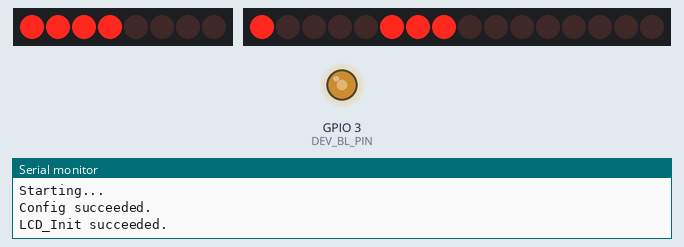
Recording of a sketch running on a simulated ESP8266 (NodeMCU). On the bench: 8 shift-register outputs drawn as a row of LEDs (first output left, lit = HIGH), 16 shift-register outputs drawn as a row of LEDs (first output left, lit = HIGH), output pins drawn as LEDs (lit = HIGH), the last lines printed to the serial monitor. Wiring (inferred from the names in the program): shift register (74HC595): latch GPIO 1; 2 × shift register (74HC595): latch D7. Wiring (inferred from the signals the program sends): 2 × row of LEDs: on Q0, Q1, Q2, Q3, Q4, Q5, Q6, Q7 / on Q0, Q1, Q2, Q3, Q4, Q5, Q6, Q7, Q8, Q9, Q10, Q11, Q12, Q13, Q14, Q15. Random numbers use the default seed unless the sketch sets one; pins used as bus, display or sensor lines are not drawn.

Above: at 4.7 s.
At 10.9 s:
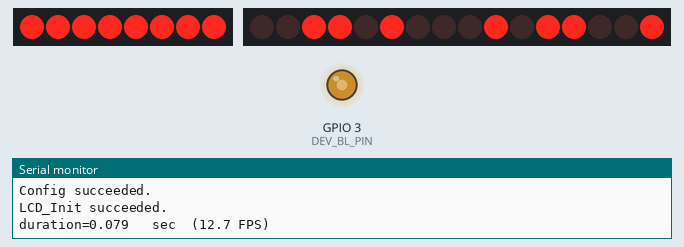
At 14.5 s:
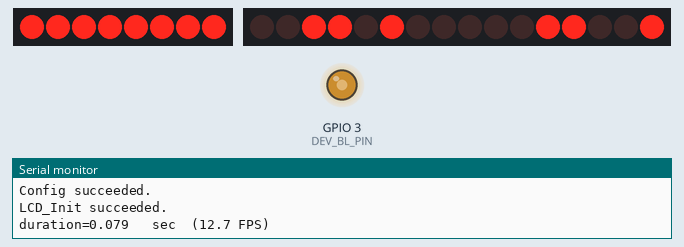
At 21.8 s:
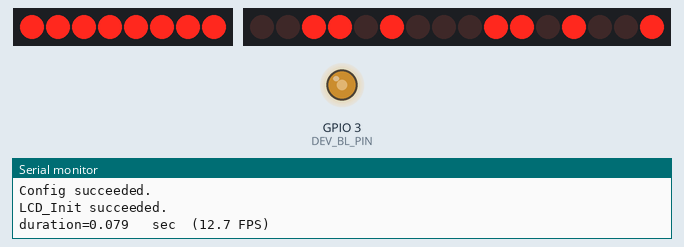
At 29.1 s:
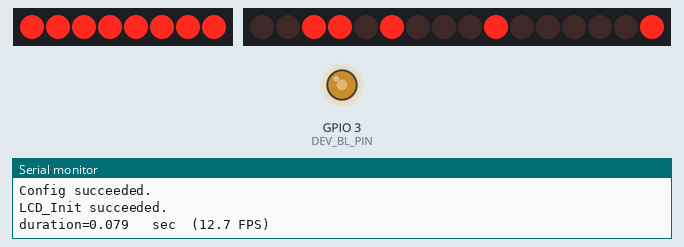
At 36.5 s:
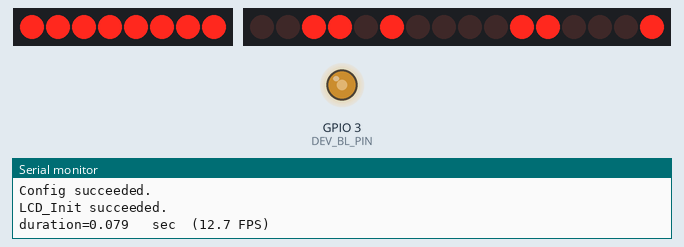
Timing chart, 0 to 38.0 s (numbered marks = the images above):
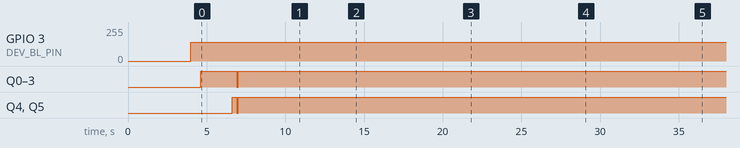

The sketch:

Rects40x30.ino
```cpp
// Generated by   : ImageConverter 565 Online
// Generated from : TwoRects.png
// Time generated : Thu, 06 Jun 24 17:30:25 +0200
// Image Size     : 40x30 pixels
// Memory usage   : 2400 bytes

const unsigned short twoRects40x30[1200] PROGMEM={
0xFFFF, 0xFFFF, 0xFFFF, 0xFFFF, 0xFFFF, 0xFFFF, 0xFFFF, 0xFFFF, 0xFFFF, 0xFFFF, 0xFFFF, 0xFFFF, 0xFFFF, 0xFFFF, 0xFFFF, 0xFFFF,   // 0x0010 (16) pixels
0xFFFF, 0xFFFF, 0xFFFF, 0xFFFF, 0xFFFF, 0xFFFF, 0xFFFF, 0xFFFF, 0xFFFF, 0xFFFF, 0xFFFF, 0xFFFF, 0xFFFF, 0xFFFF, 0xFFFF, 0xFFFF,   // 0x0020 (32) pixels
0xFFFF, 0xFFFF, 0xFFFF, 0xFFFF, 0xFFFF, 0xFFFF, 0xFFFF, 0xFFFF, 0xFFFF, 0xFFFF, 0xFFFF, 0xFFFF, 0xFFFF, 0xFFFF, 0xFFFF, 0xFFFF,   // 0x0030 (48) pixels
0xFFFF, 0xFFFF, 0xFFFF, 0xFFFF, 0xFFFF, 0xFFFF, 0xFFFF, 0xFFFF, 0xFFFF, 0xFFFF, 0xFFFF, 0xFFFF, 0xFFFF, 0xFFFF, 0xFFFF, 0xFFFF,   // 0x0040 (64) pixels
0xFFFF, 0xFFFF, 0xFFFF, 0xFFFF, 0xFFFF, 0xFFFF, 0xFFFF, 0xFFFF, 0xFFFF, 0xFFFF, 0xFFFF, 0xFFFF, 0xFFFF, 0xFFFF, 0xFFFF, 0xFFFF,   // 0x0050 (80) pixels
0xFFFF, 0xFFFF, 0xFFFF, 0xFFFF, 0xFFFF, 0xFFFF, 0xFFFF, 0xFFFF, 0xFFFF, 0xFFFF, 0xFFFF, 0xFFFF, 0xFFFF, 0xFFFF, 0xFFFF, 0xFFFF,   // 0x0060 (96) pixels
0xFFFF, 0xFFFF, 0xFFFF, 0xFFFF, 0xFFFF, 0xFFFF, 0xFFFF, 0xFFFF, 0xFFFF, 0xFFFF, 0xFFFF, 0xFFFF, 0xFFFF, 0xFFFF, 0xFFFF, 0xFFFF,   // 0x0070 (112) pixels
0xFFFF, 0xFFFF, 0xFFFF, 0xFFFF, 0xFFFF, 0xFFFF, 0xFFFF, 0xFFFF, 0xFFFF, 0xFFFF, 0xFFFF, 0xFFFF, 0xFFFF, 0xFFFF, 0xFFFF, 0xFFFF,   // 0x0080 (128) pixels
0xFFFF, 0xFFFF, 0xFFFF, 0xFFFF, 0xFFFF, 0xFFFF, 0xFFFF, 0xFFFF, 0xFFFF, 0xFFFF, 0xFFFF, 0xFFFF, 0xFFFF, 0xFFFF, 0xFFFF, 0xFFFF,   // 0x0090 (144) pixels
0xFFFF, 0xFFFF, 0xFFFF, 0xFFFF, 0xFFFF, 0xFFFF, 0xFFFF, 0xFFFF, 0xFFFF, 0xFFFF, 0xFFFF, 0xFFFF, 0xFFFF, 0xFFFF, 0xFFFF, 0xFFFF,   // 0x00A0 (160) pixels
0xFFFF, 0xFFFF, 0xFFFF, 0xFFFF, 0xFFFF, 0xFFFF, 0xFFFF, 0xFFFF, 0xFFFF, 0xFFFF, 0xFFFF, 0xFFFF, 0xFFFF, 0xFFFF, 0xFFFF, 0xFFFF,   // 0x00B0 (176) pixels
0xFFFF, 0xFFFF, 0xFFFF, 0xFFFF, 0xFFFF, 0xFFFF, 0xFFFF, 0xFFFF, 0xFFFF, 0xFFFF, 0xFFFF, 0xFFFF, 0xFFFF, 0xFFFF, 0xFFFF, 0xFFFF,   // 0x00C0 (192) pixels
0xFFFF, 0xFFFF, 0xFFFF, 0xFFFF, 0xFFFF, 0xFFFF, 0xFFFF, 0xFFFF, 0xFFFF, 0xFFFF, 0xFFFF, 0x601F, 0x601F, 0x601F, 0x601F, 0x601F,   // 0x00D0 (208) pixels
0x601F, 0x601F, 0x601F, 0x601F, 0x601F, 0x601F, 0x601F, 0x601F, 0x601F, 0x601F, 0xFFFF, 0xFFFF, 0xFFFF, 0xFFFF, 0xFFFF, 0xFFFF,   // 0x00E0 (224) pixels
0xFFFF, 0xFFFF, 0xFFFF, 0xFFFF, 0xFFFF, 0xFFFF, 0xFFFF, 0xFFFF, 0xFFFF, 0xFFFF, 0xFFFF, 0xFFFF, 0xFFFF, 0xFFFF, 0xFFFF, 0xFFFF,   // 0x00F0 (240) pixels
0xFFFF, 0xFFFF, 0xFFFF, 0x601F, 0x601F, 0x601F, 0x601F, 0x601F, 0x601F, 0x601F, 0x601F, 0x601F, 0x601F, 0x601F, 0x601F, 0x601F,   // 0x0100 (256) pixels
0x601F, 0x601F, 0xFFFF, 0xFFFF, 0xFFFF, 0xFFFF, 0xFFFF, 0xFFFF, 0xFFFF, 0xFFFF, 0xFFFF, 0xFFFF, 0xFFFF, 0xFFFF, 0xFFFF, 0xFFFF,   // 0x0110 (272) pixels
0xFFFF, 0xFFFF, 0xFFFF, 0xFFFF, 0xFFFF, 0xFFFF, 0xFFFF, 0xFFFF, 0xFFFF, 0xFFFF, 0xFFFF, 0x601F, 0x601F, 0x601F, 0x601F, 0x601F,   // 0x0120 (288) pixels
0x601F, 0x601F, 0x601F, 0x601F, 0x601F, 0x601F, 0x601F, 0x601F, 0x601F, 0x601F, 0xFFFF, 0xFFFF, 0xFFFF, 0xFFFF, 0xFFFF, 0xFFFF,   // 0x0130 (304) pixels
0xFFFF, 0xFFFF, 0xFFFF, 0xFFFF, 0xFFFF, 0xFFFF, 0xFFFF, 0xFFFF, 0xFFFF, 0xFFFF, 0xFFFF, 0xFFFF, 0xFFFF, 0xFFFF, 0xFFFF, 0xFFFF,   // 0x0140 (320) pixels
0xFFFF, 0xFFFF, 0xFFFF, 0x601F, 0x601F, 0x601F, 0xFFFF, 0xFFFF, 0xFFFF, 0xFFFF, 0xFFFF, 0xFFFF, 0xFFFF, 0xFFFF, 0xFFFF, 0x601F,   // 0x0150 (336) pixels
0x601F, 0x601F, 0xFFFF, 0xFFFF, 0xFFFF, 0xFFFF, 0xFFFF, 0xFFFF, 0xFFFF, 0xFFFF, 0xFFFF, 0xFFFF, 0xFFFF, 0xFFFF, 0xFFFF, 0xFFFF,   // 0x0160 (352) pixels
0xFFFF, 0xFFFF, 0xFFFF, 0xFFFF, 0xFFFF, 0xFFFF, 0xFFFF, 0xFFFF, 0xFFFF, 0xFFFF, 0xFFFF, 0x601F, 0x601F, 0x601F, 0xFFFF, 0xFFFF,   // 0x0170 (368) pixels
0xFFFF, 0xFFFF, 0xFFFF, 0xFFFF, 0xFFFF, 0xFFFF, 0xFFFF, 0x601F, 0x601F, 0x601F, 0xF800, 0xF800, 0xF800, 0xF800, 0xF800, 0xF800,   // 0x0180 (384) pixels
0xF800, 0xF800, 0xF800, 0xF800, 0xF800, 0xF800, 0xF800, 0xF800, 0xF800, 0xF800, 0xF800, 0xF800, 0xF800, 0xF800, 0xF904, 0xFFFF,   // 0x0190 (400) pixels
0xFFFF, 0xFFFF, 0xFFFF, 0x601F, 0x601F, 0x601F, 0xFFFF, 0xFFFF, 0xFFFF, 0xFFFF, 0xFFFF, 0xFFFF, 0xFFFF, 0xFFFF, 0xFFFF, 0x601F,   // 0x01A0 (416) pixels
0x601F, 0x601F, 0xF800, 0xF800, 0xF800, 0xF800, 0xF800, 0xF800, 0xF800, 0xF800, 0xF800, 0xF800, 0xF800, 0xF800, 0xF800, 0xF800,   // 0x01B0 (432) pixels
0xF800, 0xF800, 0xF800, 0xF800, 0xF800, 0xF800, 0xF904, 0xFFFF, 0xFFFF, 0xFFFF, 0xFFFF, 0x601F, 0x601F, 0x601F, 0xFFFF, 0xFFFF,   // 0x01C0 (448) pixels
0xFFFF, 0xFFFF, 0xFFFF, 0xFFFF, 0xFFFF, 0xFFFF, 0xFFFF, 0x601F, 0x601F, 0x601F, 0xF800, 0xF800, 0xFFFF, 0xFFFF, 0xFFFF, 0xFFFF,   // 0x01D0 (464) pixels
0xFFFF, 0xFFFF, 0xFFFF, 0xFFFF, 0xFFFF, 0xFFFF, 0xFFFF, 0xFFFF, 0xFFFF, 0xFFFF, 0xFFFF, 0xFFFF, 0xFFFF, 0xF800, 0xF904, 0xFFFF,   // 0x01E0 (480) pixels
0xFFFF, 0xFFFF, 0xFFFF, 0x601F, 0x601F, 0x601F, 0xFFFF, 0xFFFF, 0xFFFF, 0xFFFF, 0xFFFF, 0xFFFF, 0xFFFF, 0xFFFF, 0xFFFF, 0x601F,   // 0x01F0 (496) pixels
0x601F, 0x601F, 0xF800, 0xF800, 0xFFFF, 0xFFFF, 0xFFFF, 0xFFFF, 0xFFFF, 0xFFFF, 0xFFFF, 0xFFFF, 0xFFFF, 0xFFFF, 0xFFFF, 0xFFFF,   // 0x0200 (512) pixels
0xFFFF, 0xFFFF, 0xFFFF, 0xFFFF, 0xFFFF, 0xF800, 0xF904, 0xFFFF, 0xFFFF, 0xFFFF, 0xFFFF, 0x601F, 0x601F, 0x601F, 0xFFFF, 0xFFFF,   // 0x0210 (528) pixels
0xFFFF, 0xFFFF, 0xFFFF, 0xFFFF, 0xFFFF, 0xFFFF, 0xFFFF, 0x601F, 0x601F, 0x601F, 0xF800, 0xF800, 0xFFFF, 0xFFFF, 0xFFFF, 0xFFFF,   // 0x0220 (544) pixels
0xFFFF, 0xFFFF, 0xFFFF, 0xFFFF, 0xFFFF, 0xFFFF, 0xFFFF, 0xFFFF, 0xFFFF, 0xFFFF, 0xFFFF, 0xFFFF, 0xFFFF, 0xF800, 0xF904, 0xFFFF,   // 0x0230 (560) pixels
0xFFFF, 0xFFFF, 0xFFFF, 0x601F, 0x601F, 0x601F, 0xFFFF, 0xFFFF, 0xFFFF, 0xFFFF, 0xFFFF, 0xFFFF, 0xFFFF, 0xFFFF, 0xFFFF, 0x601F,   // 0x0240 (576) pixels
0x601F, 0x601F, 0xF800, 0xF800, 0xFFFF, 0xFFFF, 0xFFFF, 0xFFFF, 0xFFFF, 0xFFFF, 0xFFFF, 0xFFFF, 0xFFFF, 0xFFFF, 0xFFFF, 0xFFFF,   // 0x0250 (592) pixels
0xFFFF, 0xFFFF, 0xFFFF, 0xFFFF, 0xFFFF, 0xF800, 0xF904, 0xFFFF, 0xFFFF, 0xFFFF, 0xFFFF, 0x601F, 0x601F, 0x601F, 0xFFFF, 0xFFFF,   // 0x0260 (608) pixels
0xFFFF, 0xFFFF, 0xFFFF, 0xFFFF, 0xFFFF, 0xFFFF, 0xFFFF, 0x601F, 0x601F, 0x601F, 0xF800, 0xF800, 0xFFFF, 0xFFFF, 0xFFFF, 0xFFFF,   // 0x0270 (624) pixels
0xFFFF, 0xFFFF, 0xFFFF, 0xFFFF, 0xFFFF, 0xFFFF, 0xFFFF, 0xFFFF, 0xFFFF, 0xFFFF, 0xFFFF, 0xFFFF, 0xFFFF, 0xF800, 0xF904, 0xFFFF,   // 0x0280 (640) pixels
0xFFFF, 0xFFFF, 0xFFFF, 0x601F, 0x601F, 0x601F, 0xFFFF, 0xFFFF, 0xFFFF, 0xFFFF, 0xFFFF, 0xFFFF, 0xFFFF, 0xFFFF, 0xFFFF, 0x601F,   // 0x0290 (656) pixels
0x601F, 0x601F, 0xF800, 0xF800, 0xFFFF, 0xFFFF, 0xFFFF, 0xFFFF, 0xFFFF, 0xFFFF, 0xFFFF, 0xFFFF, 0xFFFF, 0xFFFF, 0xFFFF, 0xFFFF,   // 0x02A0 (672) pixels
0xFFFF, 0xFFFF, 0xFFFF, 0xFFFF, 0xFFFF, 0xF800, 0xF904, 0xFFFF, 0xFFFF, 0xFFFF, 0xFFFF, 0x601F, 0x601F, 0x601F, 0xFFFF, 0xFFFF,   // 0x02B0 (688) pixels
0xFFFF, 0xFFFF, 0xFFFF, 0xFFFF, 0xFFFF, 0xFFFF, 0xFFFF, 0x601F, 0x601F, 0x601F, 0xF800, 0xF800, 0xF800, 0xF800, 0xF800, 0xF800,   // 0x02C0 (704) pixels
0xF800, 0xF800, 0xF800, 0xF800, 0xF800, 0xF800, 0xF800, 0xF800, 0xF800, 0xF800, 0xF800, 0xF800, 0xF800, 0xF800, 0xF904, 0xFFFF,   // 0x02D0 (720) pixels
0xFFFF, 0xFFFF, 0xFFFF, 0x601F, 0x601F, 0x601F, 0xFFFF, 0xFFFF, 0xFFFF, 0xFFFF, 0xFFFF, 0xFFFF, 0xFFFF, 0xFFFF, 0xFFFF, 0x601F,   // 0x02E0 (736) pixels
0x601F, 0x601F, 0xF800, 0xF800, 0xF800, 0xF800, 0xF800, 0xF800, 0xF800, 0xF800, 0xF800, 0xF800, 0xF800, 0xF800, 0xF800, 0xF800,   // 0x02F0 (752) pixels
0xF800, 0xF800, 0xF800, 0xF800, 0xF800, 0xF800, 0xF904, 0xFFFF, 0xFFFF, 0xFFFF, 0xFFFF, 0x601F, 0x601F, 0x601F, 0xFFFF, 0xFFFF,   // 0x0300 (768) pixels
0xFFFF, 0xFFFF, 0xFFFF, 0xFFFF, 0xFFFF, 0xFFFF, 0xFFFF, 0x601F, 0x601F, 0x601F, 0xFFFF, 0xFFFF, 0xFFFF, 0xFFFF, 0xFFFF, 0xFFFF,   // 0x0310 (784) pixels
0xFFFF, 0xFFFF, 0xFFFF, 0xFFFF, 0xFFFF, 0xFFFF, 0xFFFF, 0xFFFF, 0xFFFF, 0xFFFF, 0xFFFF, 0xFFFF, 0xFFFF, 0xFFFF, 0xFFFF, 0xFFFF,   // 0x0320 (800) pixels
0xFFFF, 0xFFFF, 0xFFFF, 0x601F, 0x601F, 0x601F, 0x601F, 0x601F, 0x601F, 0x601F, 0x601F, 0x601F, 0x601F, 0x601F, 0x601F, 0x601F,   // 0x0330 (816) pixels
0x601F, 0x601F, 0xFFFF, 0xFFFF, 0xFFFF, 0xFFFF, 0xFFFF, 0xFFFF, 0xFFFF, 0xFFFF, 0xFFFF, 0xFFFF, 0xFFFF, 0xFFFF, 0xFFFF, 0xFFFF,   // 0x0340 (832) pixels
0xFFFF, 0xFFFF, 0xFFFF, 0xFFFF, 0xFFFF, 0xFFFF, 0xFFFF, 0xFFFF, 0xFFFF, 0xFFFF, 0xFFFF, 0x601F, 0x601F, 0x601F, 0x601F, 0x601F,   // 0x0350 (848) pixels
0x601F, 0x601F, 0x601F, 0x601F, 0x601F, 0x601F, 0x601F, 0x601F, 0x601F, 0x601F, 0xFFFF, 0xFFFF, 0xFFFF, 0xFFFF, 0xFFFF, 0xFFFF,   // 0x0360 (864) pixels
0xFFFF, 0xFFFF, 0xFFFF, 0xFFFF, 0xFFFF, 0xFFFF, 0xFFFF, 0xFFFF, 0xFFFF, 0xFFFF, 0xFFFF, 0xFFFF, 0xFFFF, 0xFFFF, 0xFFFF, 0xFFFF,   // 0x0370 (880) pixels
0xFFFF, 0xFFFF, 0xFFFF, 0x601F, 0x601F, 0x601F, 0x601F, 0x601F, 0x601F, 0x601F, 0x601F, 0x601F, 0x601F, 0x601F, 0x601F, 0x601F,   // 0x0380 (896) pixels
0x601F, 0x601F, 0xFFFF, 0xFFFF, 0xFFFF, 0xFFFF, 0xFFFF, 0xFFFF, 0xFFFF, 0xFFFF, 0xFFFF, 0xFFFF, 0xFFFF, 0xFFFF, 0xFFFF, 0xFFFF,   // 0x0390 (912) pixels
0xFFFF, 0xFFFF, 0xFFFF, 0xFFFF, 0xFFFF, 0xFFFF, 0xFFFF, 0xFFFF, 0xFFFF, 0xFFFF, 0xFFFF, 0xFFFF, 0xFFFF, 0xFFFF, 0xFFFF, 0xFFFF,   // 0x03A0 (928) pixels
0xFFFF, 0xFFFF, 0xFFFF, 0xFFFF, 0xFFFF, 0xFFFF, 0xFFFF, 0xFFFF, 0xFFFF, 0xFFFF, 0xFFFF, 0xFFFF, 0xFFFF, 0xFFFF, 0xFFFF, 0xFFFF,   // 0x03B0 (944) pixels
0xFFFF, 0xFFFF, 0xFFFF, 0xFFFF, 0xFFFF, 0xFFFF, 0xFFFF, 0xFFFF, 0xFFFF, 0xFFFF, 0xFFFF, 0xFFFF, 0xFFFF, 0xFFFF, 0xFFFF, 0xFFFF,   // 0x03C0 (960) pixels
0xFFFF, 0xFFFF, 0xFFFF, 0xFFFF, 0xFFFF, 0xFFFF, 0xFFFF, 0xFFFF, 0xFFFF, 0xFFFF, 0xFFFF, 0xFFFF, 0xFFFF, 0xFFFF, 0xFFFF, 0xFFFF,   // 0x03D0 (976) pixels
0xFFFF, 0xFFFF, 0xFFFF, 0xFFFF, 0xFFFF, 0xFFFF, 0xFFFF, 0xFFFF, 0xFFFF, 0xFFFF, 0xFFFF, 0xFFFF, 0xFFFF, 0xFFFF, 0xFFFF, 0xFFFF,   // 0x03E0 (992) pixels
0xFFFF, 0xFFFF, 0xFFFF, 0xFFFF, 0xFFFF, 0xFFFF, 0xFFFF, 0xFFFF, 0xFFFF, 0xFFFF, 0xFFFF, 0xFFFF, 0xFFFF, 0xFFFF, 0xFFFF, 0xFFFF,   // 0x03F0 (1008) pixels
0xFFFF, 0xFFFF, 0xFFFF, 0xFFFF, 0xFFFF, 0xFFFF, 0xFFFF, 0xFFFF, 0xFFFF, 0xFFFF, 0xFFFF, 0xFFFF, 0xFFFF, 0xFFFF, 0xFFFF, 0xFFFF,   // 0x0400 (1024) pixels
0xFFFF, 0xFFFF, 0xFFFF, 0xFFFF, 0xFFFF, 0xFFFF, 0xFFFF, 0xFFFF, 0xFFFF, 0xFFFF, 0xFFFF, 0xFFFF, 0xFFFF, 0xFFFF, 0xFFFF, 0xFFFF,   // 0x0410 (1040) pixels
0xFFFF, 0xFFFF, 0xFFFF, 0xFFFF, 0xFFFF, 0xFFFF, 0xFFFF, 0xFFFF, 0xFFFF, 0xFFFF, 0xFFFF, 0xFFFF, 0xFFFF, 0xFFFF, 0xFFFF, 0xFFFF,   // 0x0420 (1056) pixels
0xFFFF, 0xFFFF, 0xFFFF, 0xFFFF, 0xFFFF, 0xFFFF, 0xFFFF, 0xFFFF, 0xFFFF, 0xFFFF, 0xFFFF, 0xFFFF, 0xFFFF, 0xFFFF, 0xFFFF, 0xFFFF,   // 0x0430 (1072) pixels
0xFFFF, 0xFFFF, 0xFFFF, 0xFFFF, 0xFFFF, 0xFFFF, 0xFFFF, 0xFFFF, 0xFFFF, 0xFFFF, 0xFFFF, 0xFFFF, 0xFFFF, 0xFFFF, 0xFFFF, 0xFFFF,   // 0x0440 (1088) pixels
0xFFFF, 0xFFFF, 0xFFFF, 0xFFFF, 0xFFFF, 0xFFFF, 0xFFFF, 0xFFFF, 0xFFFF, 0xFFFF, 0xFFFF, 0xFFFF, 0xFFFF, 0xFFFF, 0xFFFF, 0xFFFF,   // 0x0450 (1104) pixels
0xFFFF, 0xFFFF, 0xFFFF, 0xFFFF, 0xFFFF, 0xFFFF, 0xFFFF, 0xFFFF, 0xFFFF, 0xFFFF, 0xFFFF, 0xFFFF, 0xFFFF, 0xFFFF, 0xFFFF, 0xFFFF,   // 0x0460 (1120) pixels
0xFFFF, 0xFFFF, 0xFFFF, 0xFFFF, 0xFFFF, 0xFFFF, 0xFFFF, 0xFFFF, 0xFFFF, 0xFFFF, 0xFFFF, 0xFFFF, 0xFFFF, 0xFFFF, 0xFFFF, 0xFFFF,   // 0x0470 (1136) pixels
0xFFFF, 0xFFFF, 0xFFFF, 0xFFFF, 0xFFFF, 0xFFFF, 0xFFFF, 0xFFFF, 0xFFFF, 0xFFFF, 0xFFFF, 0xFFFF, 0xFFFF, 0xFFFF, 0xFFFF, 0xFFFF,   // 0x0480 (1152) pixels
0xFFFF, 0xFFFF, 0xFFFF, 0xFFFF, 0xFFFF, 0xFFFF, 0xFFFF, 0xFFFF, 0xFFFF, 0xFFFF, 0xFFFF, 0xFFFF, 0xFFFF, 0xFFFF, 0xFFFF, 0xFFFF,   // 0x0490 (1168) pixels
0xFFFF, 0xFFFF, 0xFFFF, 0xFFFF, 0xFFFF, 0xFFFF, 0xFFFF, 0xFFFF, 0xFFFF, 0xFFFF, 0xFFFF, 0xFFFF, 0xFFFF, 0xFFFF, 0xFFFF, 0xFFFF,   // 0x04A0 (1184) pixels
0xFFFF, 0xFFFF, 0xFFFF, 0xFFFF, 0xFFFF, 0xFFFF, 0xFFFF, 0xFFFF, 0xFFFF, 0xFFFF, 0xFFFF, 0xFFFF, 0xFFFF, 0xFFFF, 0xFFFF, 0xFFFF,   // 0x04B0 (1200) pixels
};
```

ILI.ino
```cpp
#define SetColumnAddress          0x2A // Column Address Set
#define SetPageAddress            0x2B // Page Address Set
#define WriteFrameMemory          0x2C // Memory Write
#define SetPartialArea            0x30 // SetPartialArea (ILI page 118) also known as PLTAR
#define TurnOnPartialDisplayMode  0x12 // Partial Mode ON
#define TurnOnNormalDisplayMode   0x13 // Normal Display Mode ON (NORON), turns off partial display mode
#define RAMRD                     0x2E // Memory Read (unused)
#define MADCTL                    0x36 // Memory Access Control

// Specify names for some colors

#define WHITE         0xFFFF
#define BLACK         0x0000
#define BLUE          0x001F
#define BRED          0XF81F
#define GRED          0XFFE0
#define GBLUE         0X07FF
#define RED           0xF800
#define MAGENTA       0xF81F
#define GREEN         0x07E0
#define CYAN          0x7FFF
#define YELLOW        0xFFE0
#define BROWN         0XBC40
#define BRRED         0XFC07
#define GRAY          0X8430
#define DARKBLUE      0X01CF
#define LIGHTBLUE     0X7D7C
#define GRAYBLUE      0X5458
#define LIGHTGREEN    0X841F
#define LGRAY         0XC618
#define LGRAYBLUE     0XA651
#define LBBLUE        0X2B12

/*
 *  Other ILI commands (not used in this demo code):
 *
 *  Page numbers refer to the ILI9341 data sheet version 1.11.
 */

#define ILI9341_SLPOUT      0x11      // Sleep Out                           (page 101) - initialization command 1
#define ILI9341_PTLON       0x12      // Partial Mode ON                     (page 103) - not currently used
#define ILI9341_NORON       0x13      // Normal Display Mode ON              (page 104) - not currently used
#define ILI9341_GAMMASET    0x26      // Gamma Set                           (page 107) - initialization command 18
#define ILI9341_DISPON      0x29      // Display ON                          (page 109) - initialization command 21
#define ILI9341_CASET       0x2A      // Column Address Set                  (page 110) - used during writes
#define ILI9341_PASET       0x2B      // Page Address Set                    (page 112) - used during writes
#define ILI9341_RAMWR       0x2C      // Memory Write / Write Frame Memory   (page 114) - used during writes
#define ILI9341_PTLAR       0x30      // Set Partial Area                    (page 118) - not currently used
#define ILI9341_MADCTL      0x36      // Memory Access Control               (page 127) - initialization command 13
#define ILI9341_PIXFMT      0x3A      // COLMOD: Pixel Format Set            (page 134) - initialization command 12
#define ILI9341_FRMCTR1     0xB1      // Frame Rate Control for normal mode  (page 155) - initialization command 14
#define ILI9341_DFUNCTR     0xB6      // Display Function Control            (page 164) - initialization command 15
#define ILI9341_PWCTR1      0xC0      // Power Control 1                     (page 178) - initialization command 8
#define ILI9341_PWCTR2      0xC1      // Power Control 2                     (page 179) - initialization command 9
#define ILI9341_VMCTR1      0xC5      // VCOM Control 1                      (page 180) - initialization command 10
#define ILI9341_VMCTR2      0xC7      // VCOM Control 2                      (page 182) - initialization command 11
#define ILI9341_GMCTRP1     0xE0      // Positive Gamma Correction           (page 188) - initialization command 19
#define ILI9341_GMCTRN1     0xE1      // Negative Gamma Correction           (page 189) - initialization command 20

/*
 *    The following commands are not in the Adafruit ILI9341 header:
 */

#define ILI9341_STS         0x44      // Set tear scanline                    (page 139) - initialization command 16
#define ILI9341_PCA         0xCB      // Power Control A                      (page 195) - initialization command 5
#define ILI9341_PCB         0xCF      // Power Control B                      (page 196) - initialization command 2
#define ILI9341_DTCA        0xE8      // Driver Timing Control A              (page 197) - initialization command 4
#define ILI9341_DTCB        0xEA      // Driver Timing Control B              (page 199) - initialization command 7
#define ILI9341_POSC        0xED      // Power On Sequence Control            (page 200) - initialization command 3
#define ILI9341_GAMMA3SET   0xF2      // 3 Gamma Control (set 0 to Disable)   (page 201) - initialization command 17
#define ILI9341_PRC         0xF7      // Pump Ratio Control                   (page 202) - initialization command 6
```

utility.ino
```cpp
// (licence header left out)
void turnOnPartialDisplayMode()
{
  LCD_Write_Command(TurnOnPartialDisplayMode);
}

void turnOnNormalDisplayMode()
{
  LCD_Write_Command(TurnOnNormalDisplayMode);
}

void setPartialArea(uint16_t x, uint16_t y)
{
    LCD_Write_Command(SetPartialArea);
    LCD_WriteData_Word(x);
    LCD_WriteData_Word(y);
}

void setColumnAddress(uint16_t firstCol, uint16_t lastCol)
{
    LCD_Write_Command(SetColumnAddress);
    LCD_WriteData_Word(firstCol);
    LCD_WriteData_Word(lastCol);
}

void setPageAddress(uint16_t firstRow, uint16_t lastRow)
{
    LCD_Write_Command(SetPageAddress);
    LCD_WriteData_Word(firstRow);
    LCD_WriteData_Word(lastRow);
}

void writeFrameMemory()
{
    LCD_Write_Command(WriteFrameMemory);
}
```

DEV_Config.cpp
```cpp
// (licence header left out)
#include "DEV_Config.h"

void GPIO_Init()
{
  pinMode(DEV_CS_PIN, OUTPUT);
  pinMode(DEV_RST_PIN, OUTPUT);
  pinMode(DEV_DC_PIN, OUTPUT);
  pinMode(DEV_BL_PIN, OUTPUT);
  analogWrite(DEV_BL_PIN,140);
 }

 void Config_Init()
 {
  GPIO_Init();

  //Serial
  Serial.begin(115200);

  //spi
  SPI.begin();
  SPI.beginTransaction(SPISettings(DEV_SPI_FREQUENCY, MSBFIRST, SPI_MODE3));
  }
```

DEV_Config.h
```cpp
// (licence header left out)
#ifndef _DEV_CONFIG_H_
#define _DEV_CONFIG_H_

#include <stdint.h>
#include <stdio.h>
#include <SPI.h>

// Minimum frequency for this device is as slow as you want
// Maximum frequency is given by this parameter (10 MHz)

#define DEV_SPI_FREQUENCY 10000000

/**
 * GPIO config
**/

// The following pins are optional, but these are the default values:
#define DEV_CS_PIN  D10   // yellow wire
#define DEV_DC_PIN  D7    // blue wire
#define DEV_RST_PIN D8    // brown wire
#define DEV_BL_PIN  D9    // gray wire (back light)

/**
 * GPIO read and write
**/
#define DEV_Digital_Write(_pin, _value) digitalWrite(_pin, _value == 0? LOW:HIGH)
#define DEV_Digital_Read(_pin) digitalRead(_pin)


/**
 * SPI
**/
#define DEV_SPI_WRITE(_dat)   SPI.transfer(_dat)

/**
 * delay x ms
**/
#define DEV_Delay_ms(__xms)    delay(__xms)


/*-----------------------------------------------------------------------------*/
 void Config_Init();
#endif
```

Source omitted: Fish40x30.ino (data table, 11781 bytes), G70x70.ino (data table, 47429 bytes), aiveG70x70.ino (data table, 47401 bytes), WWW.ino (4861 bytes), LCD_Driver.cpp (9621 bytes), LCD_Driver.h (2082 bytes), nimalWWWforWaveshareLCD.ino (2914 bytes)

Measured:
- by itself, GPIO 3 (DEV_BL_PIN): 0/255 → 140/255 at 4.0 s
- by itself, Q0–3: LOW → HIGH at 4.6 s, → LOW 2.3 s later, → HIGH 0.08 s later
- by itself, Q4, Q5: LOW → HIGH at 6.6 s, → LOW 0.31 s later, → HIGH 0.08 s later
